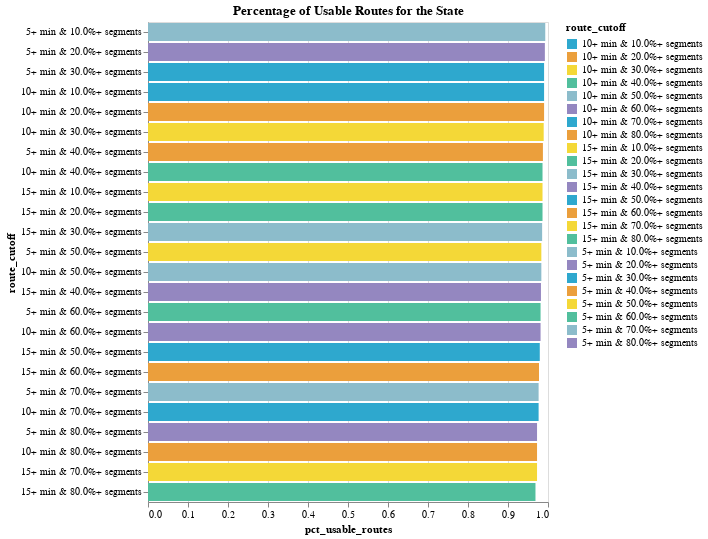

Source (notebook cell):
### Code cell
(
    alt.Chart(statewide_thresholds)
    .mark_bar()
    .encode(
        x=alt.X(
            "pct_usable_routes:Q",
            sort=alt.SortField("pct_usable_routes", order="descending"),
        ),
        y=alt.Y(
            "route_cutoff:N",
            sort=alt.SortField("pct_usable_routes", order="descending"),
        ),
        color=alt.Color(
            "route_cutoff:N", scale=alt.Scale(range=cp.CALITP_CATEGORY_BRIGHT_COLORS)
        ),
        tooltip=[
            "total_routes",
            "route_cutoff",
            "Total Routes in Category",
            "pct_usable_routes",
        ],
    )
    .properties(title=f"Percentage of Usable Routes for the State")
)

### Figure 1 — Vega-Lite specification as saved in the notebook (floating-point values rounded to 4 significant figures)
{"config": {"view": {"continuousWidth": 400, "continuousHeight": 300}}, "data": {"name": "data-b3e51c571a105283c8b9ef5e6e8e4713"}, "mark": "bar", "encoding": {"color": {"field": "route_cutoff", "scale": {"range": ["#2EA8CE", "#EB9F3C", "#F4D837", "#51BF9D", "#8CBCCB", "#9487C0"]}, "type": "nominal"}, "tooltip": [{"field": "total_routes", "type": "quantitative"}, {"field": "route_cutoff", "type": "nominal"}, {"field": "Total Routes in Category", "type": "quantitative"}, {"field": "pct_usable_routes", "type": "quantitative"}], "x": {"field": "pct_usable_routes", "sort": {"field": "pct_usable_routes", "order": "descending"}, "type": "quantitative"}, "y": {"field": "route_cutoff", "sort": {"field": "pct_usable_routes", "order": "descending"}, "type": "nominal"}}, "title": "Percentage of Usable Routes for the State", "$schema": "https://vega.github.io/schema/vega-lite/v4.17.0.json", "datasets": {"data-b3e51c571a105283c8b9ef5e6e8e4713": [{"index": "route_id", "Total Routes in Category": 1015, "time_cutoff": 5, "segment_cutoff": 0.1, "route_cutoff": "5+ min & 10.0%+ segments", "total_routes": 1022, "pct_usable_routes": 0.9932}, {"index": "route_id", "Total Routes in Category": 1014, "time_cutoff": 5, "segment_cutoff": 0.2, "route_cutoff": "5+ min & 20.0%+ segments", "total_routes": 1022, "pct_usable_routes": 0.9922}, {"index": "route_id", "Total Routes in Category": 1012, "time_cutoff": 5, "segment_cutoff": 0.3, "route_cutoff": "5+ min & 30.0%+ segments", "total_routes": 1022, "pct_usable_routes": 0.9902}, {"index": "route_id", "Total Routes in Category": 1009, "time_cutoff": 5, "segment_cutoff": 0.4, "route_cutoff": "5+ min & 40.0%+ segments", "total_routes": 1022, "pct_usable_routes": 0.9873}, {"index": "route_id", "Total Routes in Category": 1005, "time_cutoff": 5, "segment_cutoff": 0.5, "route_cutoff": "5+ min & 50.0%+ segments", "total_routes": 1022, "pct_usable_routes": 0.9834}, {"index": "route_id", "Total Routes in Category": 1003, "time_cutoff": 5, "segment_cutoff": 0.6, "route_cutoff": "5+ min & 60.0%+ segments", "total_routes": 1022, "pct_usable_routes": 0.9814}, {"index": "route_id", "Total Routes in Category": 998, "time_cutoff": 5, "segment_cutoff": 0.7, "route_cutoff": "5+ min & 70.0%+ segments", "total_routes": 1022, "pct_usable_routes": 0.9765}, {"index": "route_id", "Total Routes in Category": 994, "time_cutoff": 5, "segment_cutoff": 0.8, "route_cutoff": "5+ min & 80.0%+ segments", "total_routes": 1022, "pct_usable_routes": 0.9726}, {"index": "route_id", "Total Routes in Category": 1012, "time_cutoff": 10, "segment_cutoff": 0.1, "route_cutoff": "10+ min & 10.0%+ segments", "total_routes": 1022, "pct_usable_routes": 0.9902}, {"index": "route_id", "Total Routes in Category": 1012, "time_cutoff": 10, "segment_cutoff": 0.2, "route_cutoff": "10+ min & 20.0%+ segments", "total_routes": 1022, "pct_usable_routes": 0.9902}, {"index": "route_id", "Total Routes in Category": 1011, "time_cutoff": 10, "segment_cutoff": 0.3, "route_cutoff": "10+ min & 30.0%+ segments", "total_routes": 1022, "pct_usable_routes": 0.9892}, {"index": "route_id", "Total Routes in Category": 1008, "time_cutoff": 10, "segment_cutoff": 0.4, "route_cutoff": "10+ min & 40.0%+ segments", "total_routes": 1022, "pct_usable_routes": 0.9863}, {"index": "route_id", "Total Routes in Category": 1005, "time_cutoff": 10, "segment_cutoff": 0.5, "route_cutoff": "10+ min & 50.0%+ segments", "total_routes": 1022, "pct_usable_routes": 0.9834}, {"index": "route_id", "Total Routes in Category": 1003, "time_cutoff": 10, "segment_cutoff": 0.6, "route_cutoff": "10+ min & 60.0%+ segments", "total_routes": 1022, "pct_usable_routes": 0.9814}, {"index": "route_id", "Total Routes in Category": 998, "time_cutoff": 10, "segment_cutoff": 0.7, "route_cutoff": "10+ min & 70.0%+ segments", "total_routes": 1022, "pct_usable_routes": 0.9765}, {"index": "route_id", "Total Routes in Category": 994, "time_cutoff": 10, "segment_cutoff": 0.8, "route_cutoff": "10+ min & 80.0%+ segments", "total_routes": 1022, "pct_usable_routes": 0.9726}, {"index": "route_id", "Total Routes in Category": 1008, "time_cutoff": 15, "segment_cutoff": 0.1, "route_cutoff": "15+ min & 10.0%+ segments", "total_routes": 1022, "pct_usable_routes": 0.9863}, {"index": "route_id", "Total Routes in Category": 1008, "time_cutoff": 15, "segment_cutoff": 0.2, "route_cutoff": "15+ min & 20.0%+ segments", "total_routes": 1022, "pct_usable_routes": 0.9863}, {"index": "route_id", "Total Routes in Category": 1007, "time_cutoff": 15, "segment_cutoff": 0.3, "route_cutoff": "15+ min & 30.0%+ segments", "total_routes": 1022, "pct_usable_routes": 0.9853}, {"index": "route_id", "Total Routes in Category": 1004, "time_cutoff": 15, "segment_cutoff": 0.4, "route_cutoff": "15+ min & 40.0%+ segments", "total_routes": 1022, "pct_usable_routes": 0.9824}, {"index": "route_id", "Total Routes in Category": 1001, "time_cutoff": 15, "segment_cutoff": 0.5, "route_cutoff": "15+ min & 50.0%+ segments", "total_routes": 1022, "pct_usable_routes": 0.9795}, {"index": "route_id", "Total Routes in Category": 999, "time_cutoff": 15, "segment_cutoff": 0.6, "route_cutoff": "15+ min & 60.0%+ segments", "total_routes": 1022, "pct_usable_routes": 0.9775}, {"index": "route_id", "Total Routes in Category": 994, "time_cutoff": 15, "segment_cutoff": 0.7, "route_cutoff": "15+ min & 70.0%+ segments", "total_routes": 1022, "pct_usable_routes": 0.9726}, {"index": "route_id", "Total Routes in Category": 990, "time_cutoff": 15, "segment_cutoff": 0.8, "route_cutoff": "15+ min & 80.0%+ segments", "total_routes": 1022, "pct_usable_routes": 0.9687}]}}
